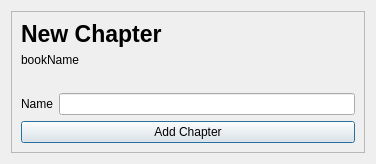
<?xml version="1.0" encoding="UTF-8"?>
<ui version="4.0">
 <class>newChapterForm</class>
 <widget class="QDialog" name="newChapterForm">
  <property name="geometry">
   <rect>
    <x>0</x>
    <y>0</y>
    <width>376</width>
    <height>164</height>
   </rect>
  </property>
  <property name="windowTitle">
   <string>Dialog</string>
  </property>
  <layout class="QGridLayout" name="gridLayout_2">
   <item row="0" column="0">
    <widget class="QFrame" name="frame">
     <property name="frameShape">
      <enum>QFrame::StyledPanel</enum>
     </property>
     <property name="frameShadow">
      <enum>QFrame::Raised</enum>
     </property>
     <layout class="QGridLayout" name="gridLayout">
      <item row="0" column="0">
       <layout class="QVBoxLayout" name="verticalLayout">
        <item>
         <widget class="QLabel" name="label">
          <property name="font">
           <font>
            <pointsize>17</pointsize>
            <weight>75</weight>
            <bold>true</bold>
           </font>
          </property>
          <property name="text">
           <string>New Chapter</string>
          </property>
         </widget>
        </item>
        <item>
         <widget class="QLabel" name="bookName">
          <property name="text">
           <string>bookName</string>
          </property>
         </widget>
        </item>
        <item>
         <spacer name="verticalSpacer">
          <property name="orientation">
           <enum>Qt::Vertical</enum>
          </property>
          <property name="sizeHint" stdset="0">
           <size>
            <width>20</width>
            <height>40</height>
           </size>
          </property>
         </spacer>
        </item>
        <item>
         <layout class="QFormLayout" name="formLayout">
          <item row="0" column="0">
           <widget class="QLabel" name="label_3">
            <property name="text">
             <string>Name</string>
            </property>
           </widget>
          </item>
          <item row="0" column="1">
           <widget class="QLineEdit" name="lineEdit"/>
          </item>
         </layout>
        </item>
        <item>
         <widget class="QPushButton" name="btn">
          <property name="text">
           <string>Add Chapter</string>
          </property>
         </widget>
        </item>
       </layout>
      </item>
     </layout>
    </widget>
   </item>
  </layout>
  <zorder>label</zorder>
  <zorder>bookName</zorder>
  <zorder>label_3</zorder>
  <zorder>btn</zorder>
  <zorder>lineEdit</zorder>
  <zorder>frame</zorder>
  <zorder>bookName</zorder>
 </widget>
 <resources/>
 <connections/>
</ui>
